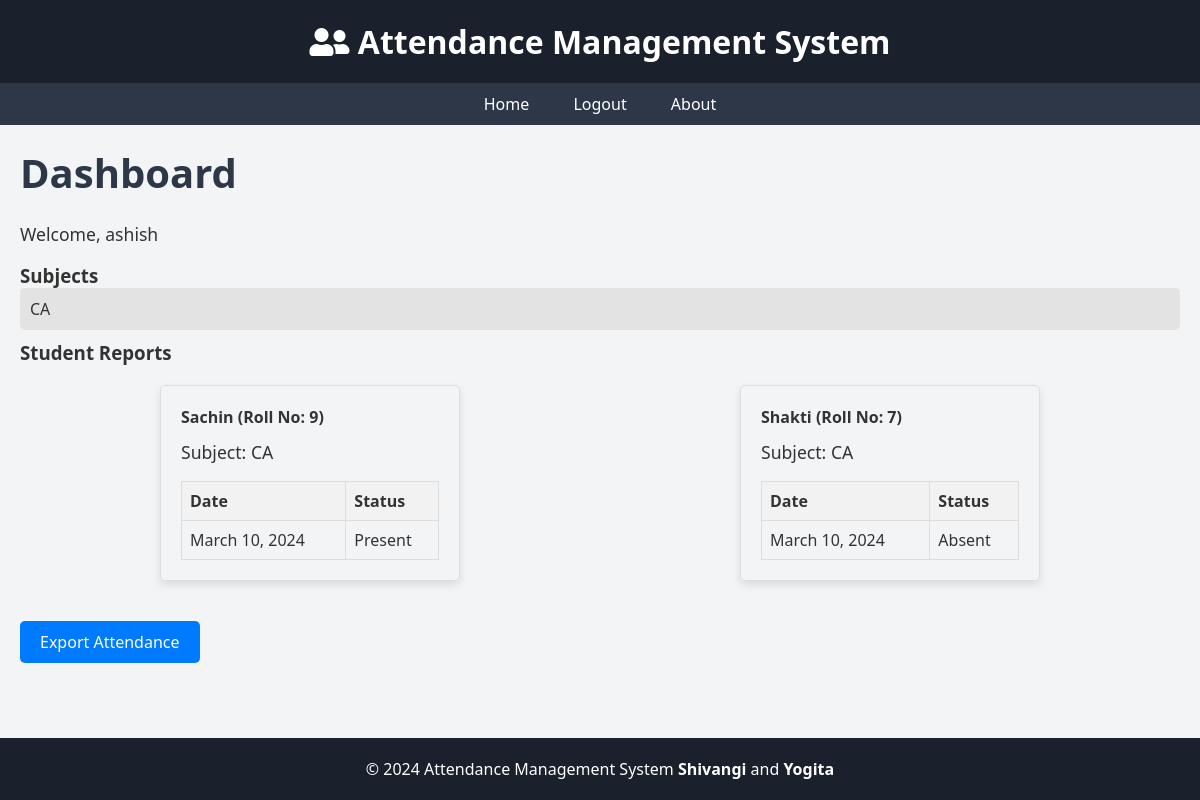
Page /dashboard/ (signed in) on the committed database.
### StudentManagementSystem/models.py (models this page shows, shortened)
class Subject(models.Model):
    subject_id = models.CharField(max_length=10, unique=True)
    subject_name = models.CharField(max_length=100)

class Student(models.Model):
    roll_no = models.CharField(max_length=10, unique=True)
    name = models.CharField(max_length=100)
    section = models.ForeignKey(Class, on_delete=models.CASCADE)

class Attendance(models.Model):
    STATUS_CHOICES = [
        ('Present', 'Present'),
        ('Absent', 'Absent'),
    ]
    student = models.ForeignKey(Student, on_delete=models.CASCADE)
    subject = models.ForeignKey(Subject, on_delete=models.CASCADE)
    date = models.DateField()
    status = models.CharField(max_length=10, choices=STATUS_CHOICES)

### StudentManagementSystem/views.py (the view)
# urls.py: path('dashboard/', dashboard, name='dashboard'),
@login_required
def dashboard(request):
    teacher = request.user.teacher
    subjects = Subject.objects.filter(teacher=teacher)
    students = Student.objects.filter(section__subjects__in=subjects)
    student_reports = []
    processed_combinations = set()  # Keep track of processed combinations
    for student in students:
        for subject in subjects:
            combination = (student.id, subject.id)
            if combination not in processed_combinations:
                attendance_records = Attendance.objects.filter(student=student, subject=subject).order_by('date')
                if attendance_records:
                    student_reports.append({'student': student, 'subject': subject, 'attendance_records': attendance_records})
                    processed_combinations.add(combination)
    return render(request, 'dashboard.html', {'subjects': subjects, 'student_reports': student_reports})

### templates/dashboard.html (shortened to what this page needs)
{% extends 'base.html' %}
{% block content %}
<h2>Dashboard</h2>
<p>Welcome, {{ user.username }}</p>
<h3>Subjects</h3>
<ul class="subject-list">
    {% for subject in subjects %}
        <li><a href="{% url 'subject_details' subject.id %}" class="{% if subject.subject_name == 'Web3' %}subject-web3{% elif subject.subject_name == 'Best CSS' %}subject-best-css{% endif %}">{{ subject.subject_name }}</a></li>
    {% endfor %}
</ul>
<h3>Student Reports</h3>
<div class="card-container">
    {% for student_report in student_reports %}
        <div class="card">
            <h4>{{ student_report.student.name }} (Roll No: {{ student_report.student.roll_no }})</h4>
           <p>Subject: {{ student_report.subject.subject_name }}</p>
            <table class="attendance-table">
                <thead>
                    <tr>
                        <th>Date</th>
                        <th>Status</th>
                    </tr>
                </thead>
                <tbody>
                    {% for record in student_report.attendance_records %}
                        <tr>
                            <td>{{ record.date }}</td>
                            <td>{{ record.status }}</td>
                        </tr>
                    {% endfor %}
                </tbody>
            </table>
        </div>
    {% endfor %}
</div>
<a href="{% url 'export_attendance' %}" class="btn">Export Attendance</a>
{% endblock %}

### templates/base.html (style rules this page uses)
* { box-sizing: border-box; margin: 0; padding: 0; }
body { font-family: 'Segoe UI', sans-serif; background-color: #f3f4f6; color: #333; min-height: 100vh; display: flex; flex-direction: column; }
main h2 { font-size: 2.5rem; margin-bottom: 20px; color: #2d3748; }
main p { font-size: 1.1rem; line-height: 1.6; margin-bottom: 15px; }

### templates/dashboard.html (style rules this page uses)
.card-container { display: flex; flex-wrap: wrap; justify-content: space-around; margin-top: 20px; }
.card { width: 300px; border: 1px solid #ddd; border-radius: 5px; box-shadow: 0 4px 8px rgba(0, 0, 0, 0.1); padding: 20px; margin-bottom: 20px; }
.card h4 { margin-bottom: 10px; }
.attendance-table { width: 100%; border-collapse: collapse; }
.attendance-table th, .attendance-table td { border: 1px solid #ddd; padding: 8px; text-align: left; }
.attendance-table th { background-color: #f2f2f2; }
.subject-list { list-style-type: none; padding: 0; margin: 0; }
.subject-list li { margin-bottom: 10px; }
.subject-list li a { text-decoration: none; display: block; padding: 10px; border-radius: 5px; color: #333; background-color: #e3e3e3; }
.btn { display: inline-block; padding: 10px 20px; background-color: #007bff; color: #fff; text-decoration: none; border-radius: 5px; transition: background-color 0.3s ease; margin-top: 20px; }

### rows in the picture
Subject: subject_name "CA"
Student: student.name "Sachin", student.roll_no "9", subject.subject_name "CA"
Attendance: date "March 10, 2024", status "Present"
Student: student.name "Shakti", student.roll_no "7", subject.subject_name "CA"
Attendance: date "March 10, 2024", status "Absent"

### other values in the picture
{{ user.username }} "ashish"
